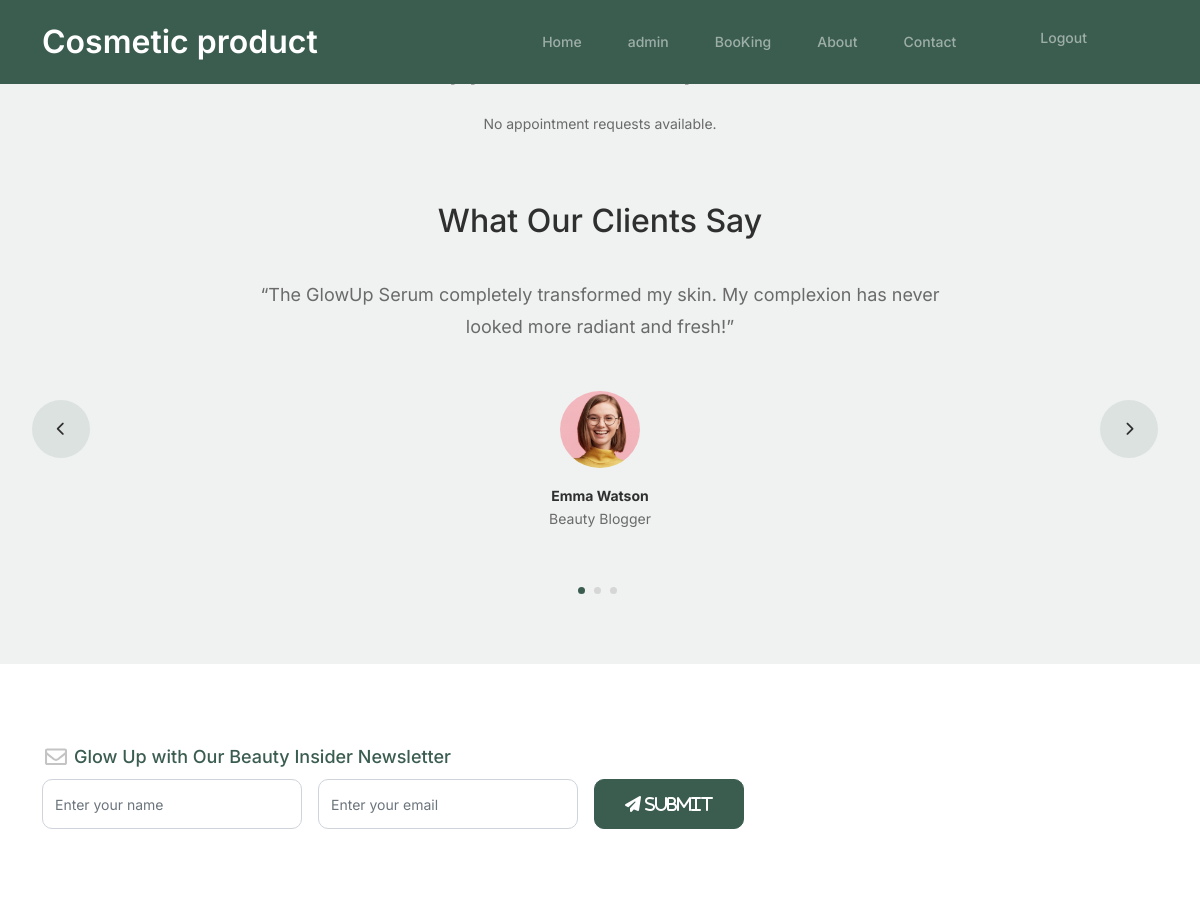
Before: /doctor-appointments/ (signed in, upper part) with the older database file.
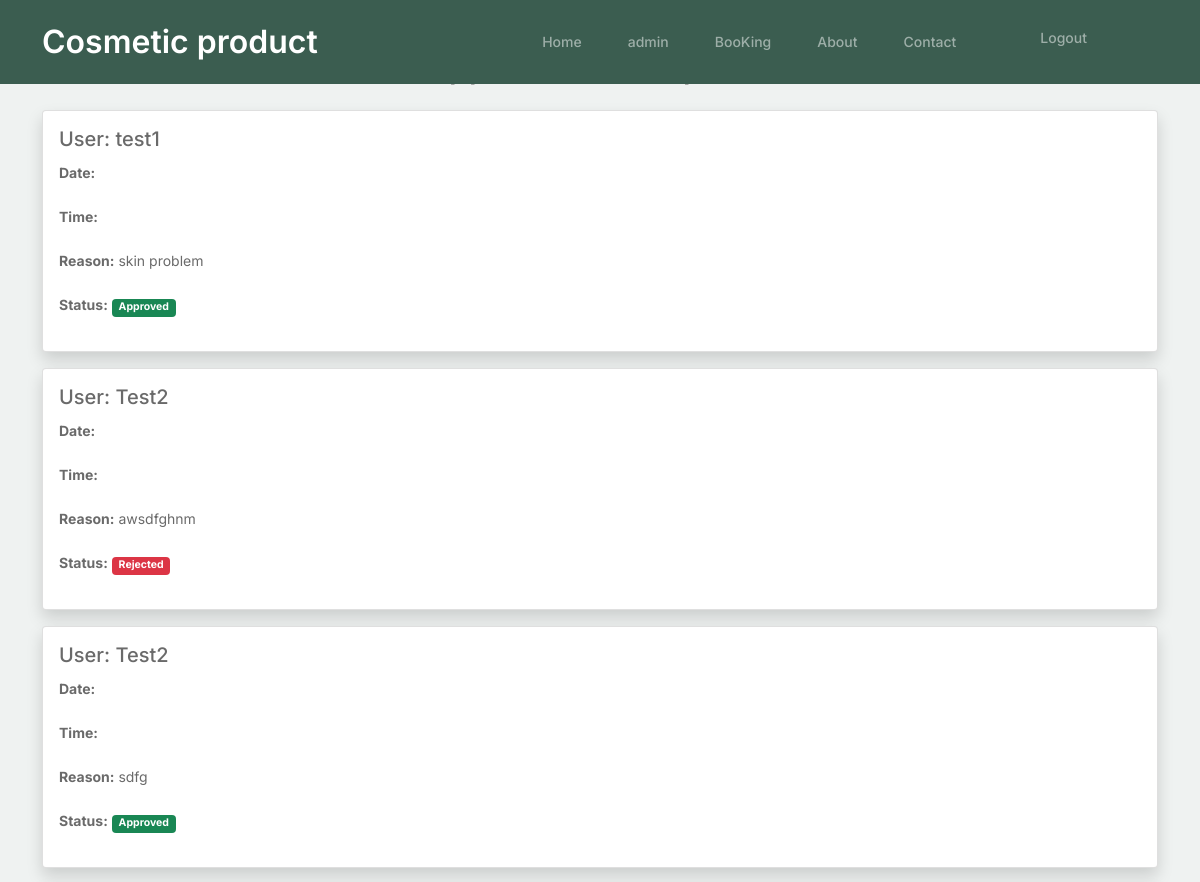
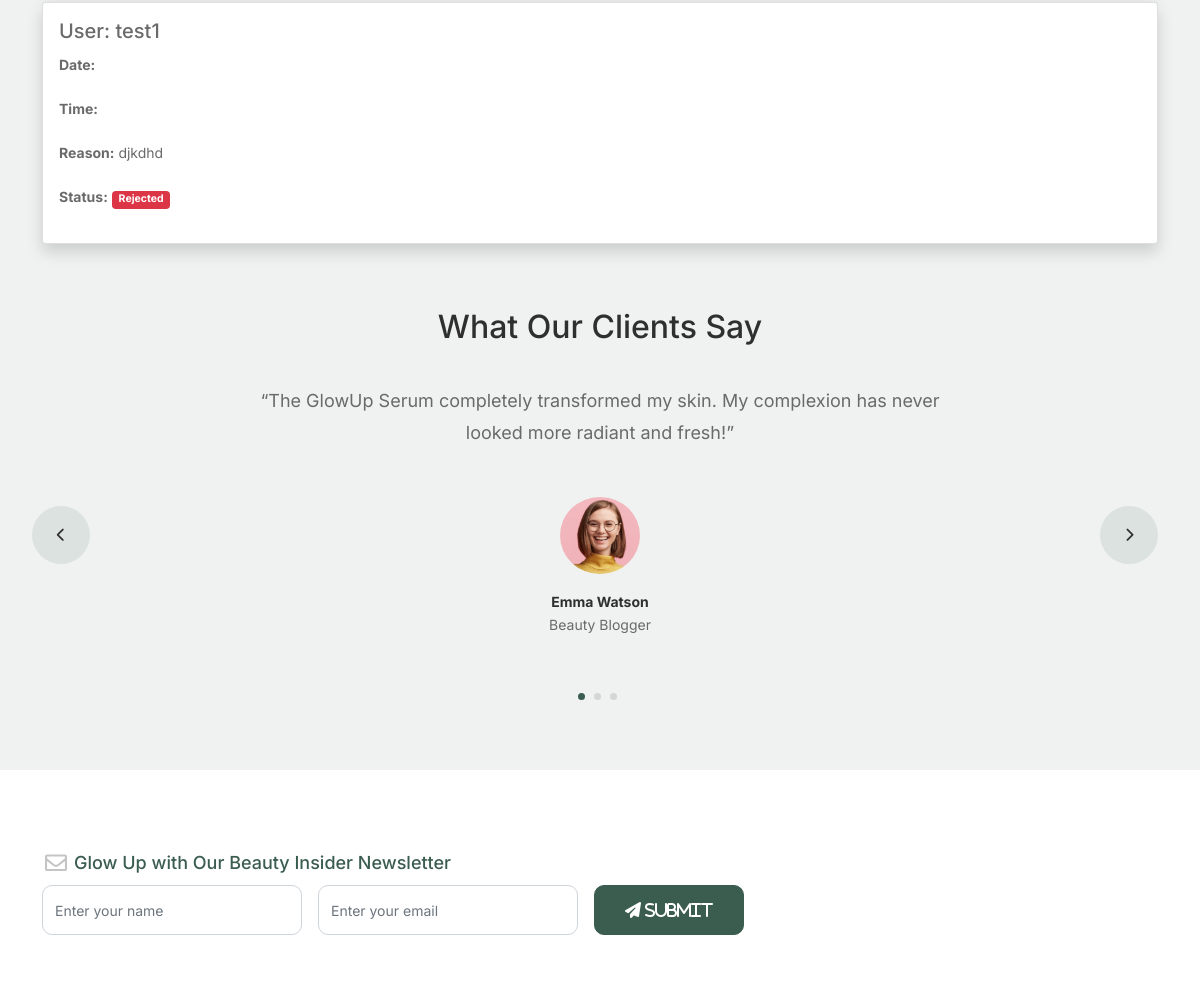
After: the same page with the newer database file (2 pictures, top to bottom).
### users/models.py (models this page shows, shortened)
class DoctorBooking(models.Model):
    user = models.ForeignKey(User, on_delete=models.CASCADE)
    doctor = models.ForeignKey(Doctor, on_delete=models.CASCADE)
    appointment_date = models.DateTimeField()
    status = models.CharField(
        max_length=10,
        choices=[('pending', 'Pending'), ('approved', 'Approved'), ('rejected', 'Rejected')],
        default='pending'
    )
    reason = models.TextField(blank=True, null=True)
    created_at = models.DateTimeField(auto_now_add=True)

### accounts/models.py (models this page shows)
class User(AbstractUser):
    USER_TYPE_CHOICES = (
        ('normal', 'Normal User'),
        ('doctor', 'Doctor'),
    )
    user_type = models.CharField(max_length=20, choices=USER_TYPE_CHOICES, default='normal')

### doctors/views.py (the view, shortened to what this page needs)
# urls.py: path('doctor-appointments/', views.doctor_bookings_view, name='doctor_bookings'),
@login_required
def doctor_bookings_view(request):
    try:
        doctor = Doctor.objects.get(user=request.user)
    except Doctor.DoesNotExist:
        messages.error(request, "You are not registered as a doctor.")
        return redirect('home_page')
    bookings = DoctorBooking.objects.filter(doctor=doctor)
    return render(request, 'doctors/appointments.html', {'bookings': bookings})

### doctors/templates/doctors/appointments.html (shortened to what this page needs)
{% extends 'doctors/base.html' %}
{% load static %}
{% block content %}
<div class="container mt-5">
    <h2 class="mb-4 text-center">Appointment Requests</h2>
    {% for booking in bookings %}
        <div class="card mb-3 shadow">
            <div class="card-body">
                <h5 class="card-title">User: {{ booking.user.username }}</h5>
                <p><strong>Date:</strong> {{ booking.date }}</p>
                <p><strong>Time:</strong> {{ booking.time }}</p>
                <p><strong>Reason:</strong> {{ booking.reason }}</p>
                <p><strong>Status:</strong>
                    {% if booking.status == "approved" %}
                        <span class="badge bg-success">Approved</span>
                    {% elif booking.status == "rejected" %}
                        <span class="badge bg-danger">Rejected</span>
                    {% else %}
                        <span class="badge bg-secondary">Pending</span>
                    {% endif %}
                </p>
            </div>
        </div>
    {% empty %}
        <p class="text-center">No appointment requests available.</p>
    {% endfor %}
</div>
{% endblock %}

### doctors/templates/doctors/base.html (shortened to what this page needs)
{% load static %}
<!doctype html>
<html lang="en">
<head>
		<link href="{% static 'css/bootstrap.min.css' %}" rel="stylesheet">
		<link href="{% static 'https://cdnjs.cloudflare.com/ajax/libs/font-awesome/6.0.0-beta3/css/all.min.css' %}" rel="stylesheet">
		<link href="{% static 'css/tiny-slider.css' %}" rel="stylesheet">
		<link href="{% static 'css/style.css' %}" rel="stylesheet">
        <link rel="stylesheet" href="https://cdnjs.cloudflare.com/ajax/libs/font-awesome/6.4.0/css/all.min.css">
	</head>
	<body>
        <nav class="custom-navbar navbar navbar-expand-md navbar-dark bg-dark fixed-top" aria-label="Furni navigation bar">
			<div class="container">
				<a class="navbar-brand" href="#">Cosmetic product</a>
				<div class="collapse navbar-collapse" id="navbarsFurni">
					<ul class="custom-navbar-nav navbar-nav ms-auto mb-2 mb-md-0">
                        {% if user.is_authenticated %}
						<li class="nav-item ">
							<a class="nav-link" href="{% url 'home_page' %}">Home</a>
						</li>
                        <li class="nav-item ">
							<a class="nav-link" href="{% url 'doctor_dashboard' %}">admin</a>
						</li>
                        <li>
                            <a class="nav-link" href="{% url 'doctor_bookings' %}">BooKing </a>
                        </li>
						<li><a class="nav-link" href="{% url 'about' %}">About</a></li>
						<li><a class="nav-link" href=""{% url 'contact' %}"">Contact</a></li>
                        <li><a class="dropdown-item" href="{% url 'logout' %}">Logout</a></li>
                        {% else %}
                        <li><a class="nav-link" href="{% url 'login' %}">Login</a></li>
                        {% comment %} <li><a class="nav-link" href="{% url 'register' %}">Dr_signup</a></li> {% endcomment %}
						<li><a class="nav-link" href="{% url 'user_register' %}">sign up</a></li>
                        {% endif %}
					</ul>
				</div>
			</div>
		</nav>
        {% block content %} {% endblock %}
<div class="testimonial-section">
    <div class="container">
        <div class="row">
            <div class="col-lg-7 mx-auto text-center">
                <h2 class="section-title">What Our Clients Say</h2>
            </div>
        </div>
        <div class="row justify-content-center">
            <div class="col-lg-12">
                <div class="testimonial-slider-wrap text-center">
                    <div id="testimonial-nav">
                        <span class="prev" data-controls="prev"><span class="fa fa-chevron-left"></span></span>
                        <span class="next" data-controls="next"><span class="fa fa-chevron-right"></span></span>
                    </div>
                    <div class="testimonial-slider">
                        <div class="item">
                            <div class="row justify-content-center">
                                <div class="col-lg-8 mx-auto">
                                    <div class="testimonial-block text-center">
                                        <blockquote class="mb-5">
                                            <p>&ldquo;The GlowUp Serum completely transformed my skin. My complexion has never looked more radiant and fresh!&rdquo;</p>
                                        </blockquote>
                                        <div class="author-info">
                                            <div class="author-pic">
                                                <img src="{% static 'images/person-1.png' %}" alt="Emma Watson" class="img-fluid">
                                            </div>
                                            <h3 class="font-weight-bold">Emma Watson</h3>
                                            <span class="position d-block mb-3">Beauty Blogger</span>
                                        </div>
                                    </div>
                                </div>
                            </div>
                        </div>
                        <div class="item">
                            <div class="row justify-content-center">
                            </div>
                        </div>
                        <div class="item">
                            <div class="row justify-content-center">
                            </div>
                        </div>
                    </div>
                </div>
            </div>
        </div>
    </div>
</div>
<footer class="footer-section">
    <div class="container relative">
        <div class="row">
            <div class="col-lg-8">
                <div class="subscription-form">
                    <h3 class="d-flex align-items-center">
                        <span class="me-1">
                            <img src="{% static 'images/envelope-outline.svg' %}" alt="Subscribe" class="img-fluid">
                        </span>
                        <span>Glow Up with Our Beauty Insider Newsletter</span>
                    </h3>
                    <form action="#" class="row g-3">
                        <div class="col-auto">
                            <input type="text" class="form-control" placeholder="Enter your name">
                        </div>
                        <div class="col-auto">
                            <input type="email" class="form-control" placeholder="Enter your email">
                        </div>
                        <div class="col-auto">
                            <button class="btn btn-primary">
                                <span class="fa fa-paper-plane"> Submit</span>
                            </button>
                        </div>
                    </form>
                </div>
            </div>
        </div>
        <div class="row g-5 mb-5">
        </div>
    </div>
</footer>
</body>
</html>

### static/css/tiny-slider.css (style rules this page uses)
.tns-slider { -webkit-transition:all 0s;-moz-transition:all 0s;transition:all 0s }
.tns-slider>.tns-item { -webkit-box-sizing:border-box;-moz-box-sizing:border-box;box-sizing:border-box }
.tns-horizontal.tns-subpixel { white-space:nowrap }
.tns-horizontal.tns-subpixel>.tns-item { display:inline-block;vertical-align:top;white-space:normal }

### static/css/style.css (style rules this page uses)
body { overflow-x: hidden; position: relative; }
body { font-family: "Inter", sans-serif; font-weight: 400; line-height: 28px; color: #6a6a6a; font-size: 14px; background-color: #eff2f1; }
a { text-decoration: none; -webkit-transition: .3s all ease; -o-transition: .3s all ease; transition: .3s all ease; color: #2f2f2f; text-decoration: underline; }
.custom-navbar { background: #3b5d50 !important; padding-top: 20px; padding-bottom: 20px; }
.custom-navbar .navbar-brand { font-size: 32px; font-weight: 600; }
@media (min-width: 992px) { .custom-navbar .custom-navbar-nav li { margin-left: 15px; margin-right: 15px; } }
.custom-navbar .custom-navbar-nav li a { font-weight: 500; color: #ffffff !important; opacity: .5; -webkit-transition: .3s all ease; -o-transition: .3s all ease; transition: .3s all ease; position: relative; }
@media (min-width: 768px) { .custom-navbar .custom-navbar-nav li a:before { content: ""; position: absolute; bottom: 0; left: 8px; right: 8px; background: #f9bf29; height: 5px; opacity: 1; visibility: visible; width: 0; -webkit-transition: .15s all ease-out; -o-transition: .15s all ease-out; transition: .15s all ease-out; } }
.btn { font-weight: 600; padding: 12px 30px; border-radius: 30px; color: #ffffff; background: #2f2f2f; border-color: #2f2f2f; }
.btn.btn-primary { background: #3b5d50; border-color: #3b5d50; }
.section-title { color: #2f2f2f; }
.testimonial-section { padding: 3rem 0 7rem 0; }
.testimonial-slider-wrap { position: relative; }
.testimonial-slider-wrap .item .testimonial-block blockquote { font-size: 16px; }
@media (min-width: 768px) { .testimonial-slider-wrap .item .testimonial-block blockquote { line-height: 32px; font-size: 18px; } }
.testimonial-slider-wrap .item .testimonial-block .author-info .author-pic { margin-bottom: 20px; }
.testimonial-slider-wrap .item .testimonial-block .author-info .author-pic img { max-width: 80px; border-radius: 50%; }
.testimonial-slider-wrap .item .testimonial-block .author-info h3 { font-size: 14px; font-weight: 700; color: #2f2f2f; margin-bottom: 0; }
.testimonial-slider-wrap #testimonial-nav { position: absolute; top: 50%; z-index: 99; width: 100%; display: none; }
@media (min-width: 768px) { .testimonial-slider-wrap #testimonial-nav { display: block; } }
.testimonial-slider-wrap #testimonial-nav > span { cursor: pointer; position: absolute; width: 58px; height: 58px; line-height: 58px; border-radius: 50%; background: rgba(59, 93, 80, 0.1); color: #2f2f2f; -webkit-transition: .3s all ease; -o-transition: .3s all ease; transition: .3s all ease; }
.testimonial-slider-wrap #testimonial-nav .prev { left: -10px; }
.testimonial-slider-wrap #testimonial-nav .next { right: 0; }
.footer-section { padding: 80px 0; background: #ffffff; }
.footer-section .relative { position: relative; }
.footer-section .subscription-form { margin-bottom: 40px; position: relative; z-index: 2; margin-top: 100px; }
@media (min-width: 992px) { .footer-section .subscription-form { margin-top: 0px; margin-bottom: 80px; } }
.footer-section .subscription-form h3 { font-size: 18px; font-weight: 500; color: #3b5d50; }
.footer-section .subscription-form .form-control { height: 50px; border-radius: 10px; font-family: "Inter", sans-serif; }
.footer-section .subscription-form .btn { border-radius: 10px !important; }
.form-control { height: 50px; border-radius: 10px; font-family: "Inter", sans-serif; }

Changed rows visible on the page:
added DoctorBooking: user.username "test1", reason "skin problem", status "Approved"
added DoctorBooking: user.username "Test2", reason "awsdfghnm", status "Rejected"
added DoctorBooking: user.username "Test2", reason "sdfg", status "Approved"
added DoctorBooking: user.username "test1", reason "djkdhd", status "Rejected"
Other visible differences:
text no longer shown: "No appointment requests available."
